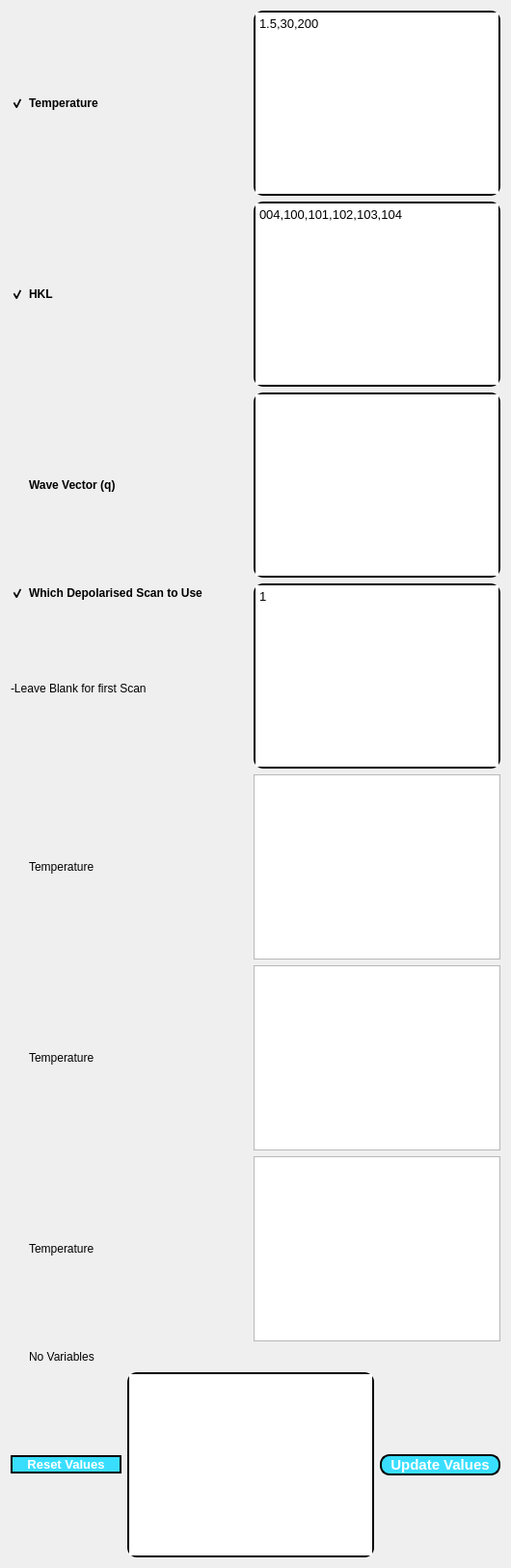
      <widget class="QWidget" name="page_3_variables">
       <layout class="QGridLayout" name="gridLayout_3">
        <item row="0" column="0">
         <widget class="QCheckBox" name="checkbox_temp">
          <property name="font">
           <font>
            <pointsize>9</pointsize>
            <weight>75</weight>
            <bold>true</bold>
            <kerning>true</kerning>
           </font>
          </property>
          <property name="autoFillBackground">
           <bool>false</bool>
          </property>
          <property name="styleSheet">
           <string notr="true">QCheckBox {
background-color:rgb(54, 193, 193,00)
}</string>
          </property>
          <property name="text">
           <string>Temperature</string>
          </property>
          <property name="checked">
           <bool>true</bool>
          </property>
         </widget>
        </item>
        <item row="0" column="2" colspan="2">
         <widget class="QTextEdit" name="textedit_temp_values">
          <property name="font">
           <font>
            <pointsize>10</pointsize>
           </font>
          </property>
          <property name="styleSheet">
           <string notr="true">QTextEdit{
	border: 2px solid black;
	border-radius: 10px;
	color: Black;
	border-color: black

}
QTextEdit:Hover{
	Border-Color: Red
}</string>
          </property>
          <property name="html">
           <string>&lt;!DOCTYPE HTML PUBLIC &quot;-//W3C//DTD HTML 4.0//EN&quot; &quot;http://www.w3.org/TR/REC-html40/strict.dtd&quot;&gt;
&lt;html&gt;&lt;head&gt;&lt;meta name=&quot;qrichtext&quot; content=&quot;1&quot; /&gt;&lt;style type=&quot;text/css&quot;&gt;
p, li { white-space: pre-wrap; }
&lt;/style&gt;&lt;/head&gt;&lt;body style=&quot; font-family:'MS Shell Dlg 2'; font-size:10pt; font-weight:400; font-style:normal;&quot;&gt;
&lt;p style=&quot; margin-top:0px; margin-bottom:0px; margin-left:0px; margin-right:0px; -qt-block-indent:0; text-indent:0px;&quot;&gt;1.5,30,200&lt;/p&gt;&lt;/body&gt;&lt;/html&gt;</string>
          </property>
         </widget>
        </item>
        <item row="1" column="0">
         <widget class="QCheckBox" name="checkbox_HKL">
          <property name="font">
           <font>
            <pointsize>9</pointsize>
            <weight>75</weight>
            <bold>true</bold>
           </font>
          </property>
          <property name="styleSheet">
           <string notr="true">QCheckBox {
background-color:rgb(54, 193, 193,00)
}</string>
          </property>
          <property name="text">
           <string>HKL</string>
          </property>
          <property name="checked">
           <bool>true</bool>
          </property>
         </widget>
        </item>
        <item row="1" column="2" colspan="2">
         <widget class="QTextEdit" name="textedit_HKL_values">
          <property name="font">
           <font>
            <pointsize>10</pointsize>
           </font>
          </property>
          <property name="styleSheet">
           <string notr="true">QTextEdit{
	border: 2px solid black;
	border-radius: 10px;
	color: Black;
	border-color: black

}
QTextEdit:Hover{
	Border-Color: Red
}</string>
          </property>
          <property name="html">
           <string>&lt;!DOCTYPE HTML PUBLIC &quot;-//W3C//DTD HTML 4.0//EN&quot; &quot;http://www.w3.org/TR/REC-html40/strict.dtd&quot;&gt;
&lt;html&gt;&lt;head&gt;&lt;meta name=&quot;qrichtext&quot; content=&quot;1&quot; /&gt;&lt;style type=&quot;text/css&quot;&gt;
p, li { white-space: pre-wrap; }
&lt;/style&gt;&lt;/head&gt;&lt;body style=&quot; font-family:'MS Shell Dlg 2'; font-size:10pt; font-weight:400; font-style:normal;&quot;&gt;
&lt;p style=&quot; margin-top:0px; margin-bottom:0px; margin-left:0px; margin-right:0px; -qt-block-indent:0; text-indent:0px;&quot;&gt;004,100,101,102,103,104&lt;/p&gt;&lt;/body&gt;&lt;/html&gt;</string>
          </property>
         </widget>
        </item>
        <item row="2" column="0">
         <widget class="QCheckBox" name="checkbox_wave_vector">
          <property name="font">
           <font>
            <pointsize>9</pointsize>
            <weight>75</weight>
            <bold>true</bold>
           </font>
          </property>
          <property name="styleSheet">
           <string notr="true">QCheckBox {
background-color:rgb(54, 193, 193,00)
}</string>
          </property>
          <property name="text">
           <string>Wave Vector (q)</string>
          </property>
         </widget>
        </item>
        <item row="2" column="2" colspan="2">
         <widget class="QTextEdit" name="textedit_wave_vector_values">
          <property name="font">
           <font>
            <pointsize>10</pointsize>
           </font>
          </property>
          <property name="styleSheet">
           <string notr="true">QTextEdit{
	border: 2px solid black;
	border-radius: 10px;
	color: Black;
	border-color: black

}
QTextEdit:Hover{
	Border-Color: Red
}</string>
          </property>
         </widget>
        </item>
        <item row="3" column="0" colspan="2">
         <widget class="QCheckBox" name="checkbox_depolarised_scan_to_use">
          <property name="font">
           <font>
            <pointsize>9</pointsize>
            <weight>75</weight>
            <bold>true</bold>
           </font>
          </property>
          <property name="styleSheet">
           <string notr="true">QCheckBox {
background-color:rgb(54, 193, 193,00)
}</string>
          </property>
          <property name="text">
           <string>Which Depolarised Scan to Use</string>
          </property>
          <property name="checked">
           <bool>true</bool>
          </property>
         </widget>
        </item>
        <item row="3" column="2" rowspan="2" colspan="2">
         <widget class="QTextEdit" name="textedit_depolarised_scan_option">
          <property name="font">
           <font>
            <pointsize>10</pointsize>
           </font>
          </property>
          <property name="styleSheet">
           <string notr="true">QTextEdit{
	border: 2px solid black;
	border-radius: 10px;
	color: Black;
	border-color: black

}
QTextEdit:Hover{
	Border-Color: Red
}</string>
          </property>
          <property name="html">
           <string>&lt;!DOCTYPE HTML PUBLIC &quot;-//W3C//DTD HTML 4.0//EN&quot; &quot;http://www.w3.org/TR/REC-html40/strict.dtd&quot;&gt;
&lt;html&gt;&lt;head&gt;&lt;meta name=&quot;qrichtext&quot; content=&quot;1&quot; /&gt;&lt;style type=&quot;text/css&quot;&gt;
p, li { white-space: pre-wrap; }
&lt;/style&gt;&lt;/head&gt;&lt;body style=&quot; font-family:'MS Shell Dlg 2'; font-size:10pt; font-weight:400; font-style:normal;&quot;&gt;
&lt;p style=&quot; margin-top:0px; margin-bottom:0px; margin-left:0px; margin-right:0px; -qt-block-indent:0; text-indent:0px;&quot;&gt;1&lt;/p&gt;&lt;/body&gt;&lt;/html&gt;</string>
          </property>
         </widget>
        </item>
        <item row="4" column="0" colspan="2">
         <widget class="QLabel" name="lbl_leave_blank_for_first_scan_depol_option">
          <property name="font">
           <font>
            <pointsize>9</pointsize>
           </font>
          </property>
          <property name="styleSheet">
           <string notr="true">QLabel {
background-color:rgb(70, 198, 198,00)
}

</string>
          </property>
          <property name="text">
           <string>-Leave Blank for first Scan</string>
          </property>
         </widget>
        </item>
        <item row="5" column="0">
         <widget class="QCheckBox" name="checkBox_5">
          <property name="styleSheet">
           <string notr="true">QCheckBox {
background-color:rgb(54, 193, 193,00)
}</string>
          </property>
          <property name="text">
           <string>Temperature</string>
          </property>
         </widget>
        </item>
        <item row="5" column="2" colspan="2">
         <widget class="QTextEdit" name="textEdit_15"/>
        </item>
        <item row="6" column="0">
         <widget class="QCheckBox" name="checkBox_6">
          <property name="styleSheet">
           <string notr="true">QCheckBox {
background-color:rgb(54, 193, 193,00)
}</string>
          </property>
          <property name="text">
           <string>Temperature</string>
          </property>
         </widget>
        </item>
        <item row="6" column="2" colspan="2">
         <widget class="QTextEdit" name="textEdit_16"/>
        </item>
        <item row="7" column="0">
         <widget class="QCheckBox" name="checkBox_7">
          <property name="styleSheet">
           <string notr="true">QCheckBox {
background-color:rgb(54, 193, 193,00)
}</string>
          </property>
          <property name="text">
           <string>Temperature</string>
          </property>
         </widget>
        </item>
        <item row="7" column="2" colspan="2">
         <widget class="QTextEdit" name="textEdit_17"/>
        </item>
        <item row="8" column="0">
         <widget class="QCheckBox" name="checkBox_8">
          <property name="styleSheet">
           <string notr="true">QCheckBox {
background-color:rgb(54, 193, 193,00)
}</string>
          </property>
          <property name="text">
           <string>No Variables</string>
          </property>
         </widget>
        </item>
        <item row="8" column="2">
         <widget class="QCheckBox" name="checkBox_9">
          <property name="styleSheet">
           <string notr="true">QCheckBox {
background-color:rgb(54, 193, 193,00)
}</string>
          </property>
          <property name="text">
           <string/>
          </property>
         </widget>
        </item>
        <item row="9" column="0">
         <widget class="QPushButton" name="btn_reset_pg3">
          <property name="font">
           <font>
            <pointsize>10</pointsize>
            <weight>75</weight>
            <bold>true</bold>
           </font>
          </property>
          <property name="styleSheet">
           <string notr="true">QPushButton{
	background:rgb(57, 222, 255);
	border: 2px solid black;
	border-radius: 10px;
	color: White;
	font-style:Bold
}
QPushButton:Focus{
	background: rgb(57,222,255);
	border: 2px solid Black;
	border-radius: 10px;
	color: Black;
	font-style: Italic, bold
}</string>
          </property>
          <property name="text">
           <string>Reset Values</string>
          </property>
         </widget>
        </item>
        <item row="9" column="1" colspan="2">
         <widget class="QTextBrowser" name="textbrowser_pg3">
          <property name="font">
           <font>
            <pointsize>10</pointsize>
           </font>
          </property>
          <property name="styleSheet">
           <string notr="true">QTextEdit{
	border: 2px solid black;
	border-radius: 10px;
	color: Black;
	border-color: black

}
</string>
          </property>
         </widget>
        </item>
        <item row="9" column="3">
         <widget class="QPushButton" name="btn_update_variables">
          <property name="font">
           <font>
            <pointsize>11</pointsize>
            <weight>75</weight>
            <bold>true</bold>
           </font>
          </property>
          <property name="styleSheet">
           <string notr="true">QPushButton{
	background:rgb(57, 222, 255);
	border: 2px solid black;
	border-radius: 10px;
	color: White;
	font-style:Bold
}
QPushButton:Focus{
	background: rgb(57,222,255);
	border: 2px solid Black;
	border-radius: 10px;
	color: Black;
	font-style: Italic, bold
}</string>
          </property>
          <property name="text">
           <string>Update Values</string>
          </property>
         </widget>
        </item>
       </layout>
      </widget>
